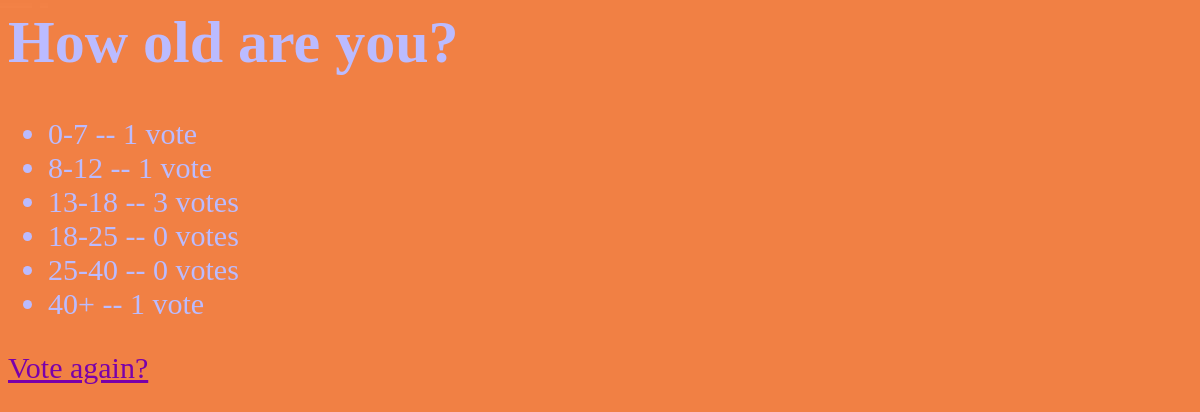
Screenshot of /polls/3/results/ with the database file from the repository.
### polls/models.py (models this page shows, shortened)
class Question(models.Model):
    question_text = models.CharField(max_length=200)
    pub_date = models.DateTimeField('date published')

class Choice(models.Model):
    question = models.ForeignKey(Question, on_delete=models.CASCADE)
    choice_text = models.CharField(max_length=200)
    votes = models.IntegerField(default=0)

### polls/views.py (the view)
# urls.py: path('<int:pk>/results/', views.ResultsView.as_view(), name='results'),
class ResultsView(generic.DetailView):
    model = Question
    template_name = 'polls/results.html'
    def get_queryset(self):
        return Question.objects.filter(pub_date__lte=timezone.now())

### polls/templates/polls/results.html
{% load static %}
<link rel="stylesheet" type="text/css" href="{% static 'polls/style.css' %}">
<h1 class="all-text">{{ question.question_text }}</h1>
<ul>
{% for choice in question.choice_set.all %}
    <li class="all-text">{{ choice.choice_text }} -- {{ choice.votes }} vote{{ choice.votes|pluralize }}</li>
{% endfor %}
</ul>
<a id="vote-button" href="{% url 'polls:detail' question.id %}">Vote again?</a>

### polls/static/polls/style.css (style rules this page uses)
h1 { color: white; }
.all-text { color: #bbbbff; }
#vote-button { color: #7a00aa; }

### rows the page displays
Question: question_text "How old are you?"
Choice: choice_text "0-7", votes "1"
Choice: choice_text "8-12", votes "1"
Choice: choice_text "13-18", votes "3"
Choice: choice_text "18-25", votes "0"
Choice: choice_text "25-40", votes "0"
Choice: choice_text "40+", votes "1"
